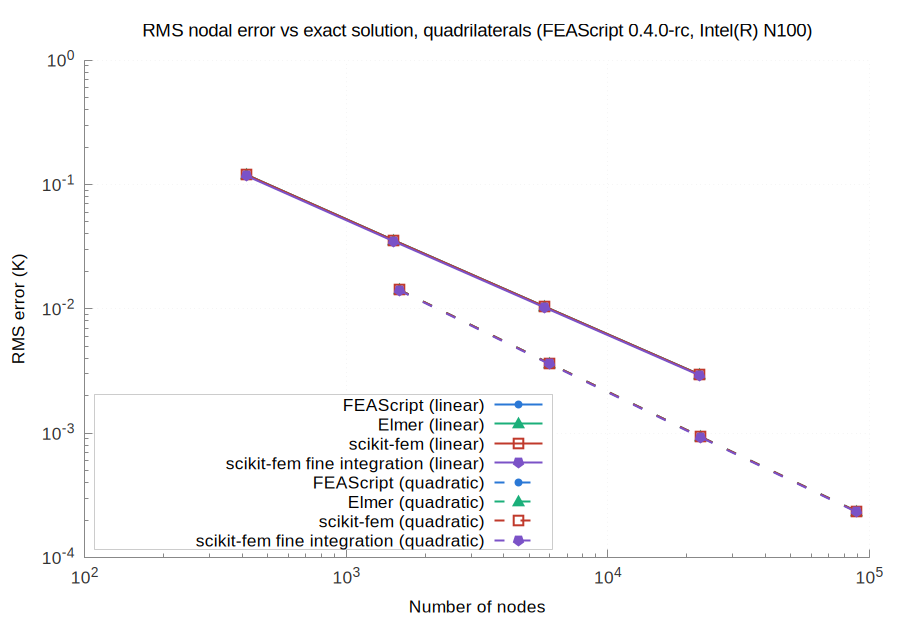

Generate this figure with gnuplot:
set terminal pngcairo size 900,620 font 'Arial,13'
set border 3 lc rgb '#888888'; set tics nomirror tc rgb '#333333'
set grid lc rgb '#e6e6e6' lw 1; set key top left box lc rgb '#cccccc' opaque
set logscale xy; set format y '10^{%L}'; set format x '10^{%L}'
set output 'accuracy_quad.png'
set title 'RMS nodal error vs exact solution, quadrilaterals (FEAScript 0.4.0-rc, Intel(R) N100)' font 'Arial,14'
set xlabel 'Number of nodes'
set ylabel 'RMS error (K)'
set key bottom left
plot 'err_quad_linear_FEAScript_sparse_LU.dat' u 1:2 w lp lw 2 dt 1 pt 7 ps 1.0 lc rgb '#2a78d6' t 'FEAScript (linear)', \
     'err_quad_linear_Elmer_UMFPACK.dat' u 1:2 w lp lw 2 dt 1 pt 9 ps 1.6 lc rgb '#1baf7a' t 'Elmer (linear)', \
     'err_quad_linear_scikit_fem_SuperLU.dat' u 1:2 w lp lw 2 dt 1 pt 4 ps 1.6 lc rgb '#c0392b' t 'scikit-fem (linear)', \
     'err_quad_linear_scikit_fem_fine_integration.dat' u 1:2 w lp lw 2 dt 1 pt 15 ps 1.6 lc rgb '#7b52c7' t 'scikit-fem fine integration (linear)', \
     'err_quad_quadratic_FEAScript_sparse_LU.dat' u 1:2 w lp lw 2 dt 2 pt 7 ps 1.0 lc rgb '#2a78d6' t 'FEAScript (quadratic)', \
     'err_quad_quadratic_Elmer_UMFPACK.dat' u 1:2 w lp lw 2 dt 2 pt 9 ps 1.6 lc rgb '#1baf7a' t 'Elmer (quadratic)', \
     'err_quad_quadratic_scikit_fem_SuperLU.dat' u 1:2 w lp lw 2 dt 2 pt 4 ps 1.6 lc rgb '#c0392b' t 'scikit-fem (quadratic)', \
     'err_quad_quadratic_scikit_fem_fine_integration.dat' u 1:2 w lp lw 2 dt 2 pt 15 ps 1.6 lc rgb '#7b52c7' t 'scikit-fem fine integration (quadratic)'
